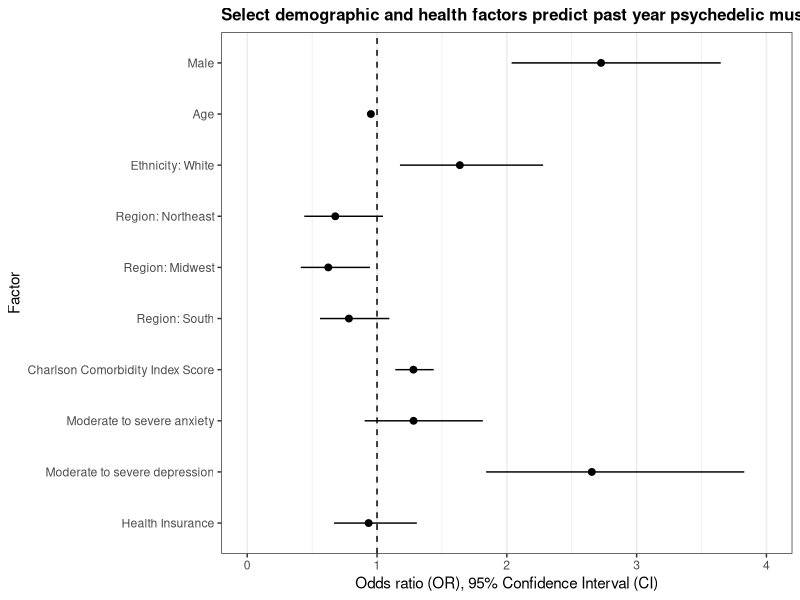
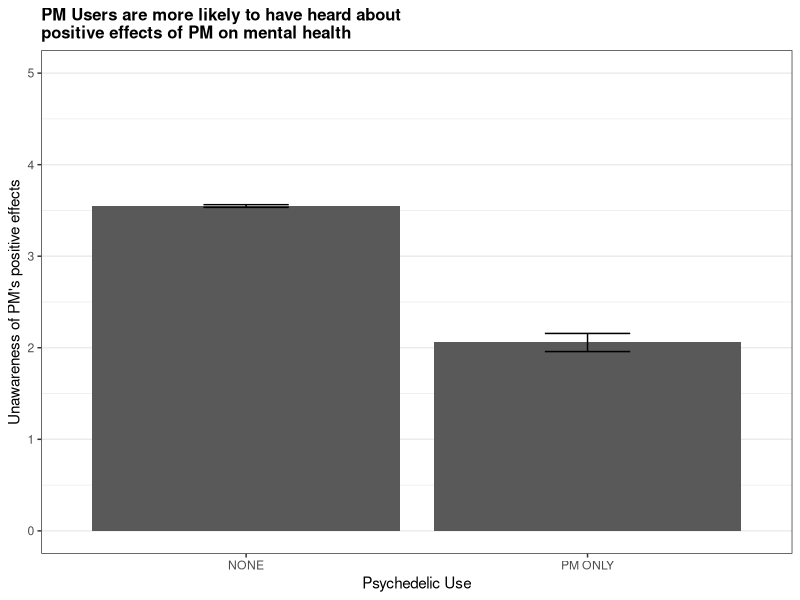
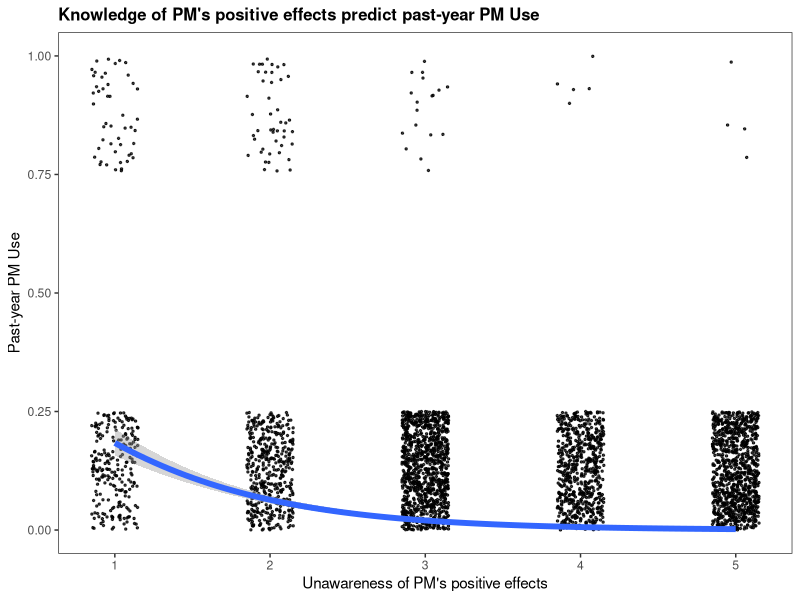
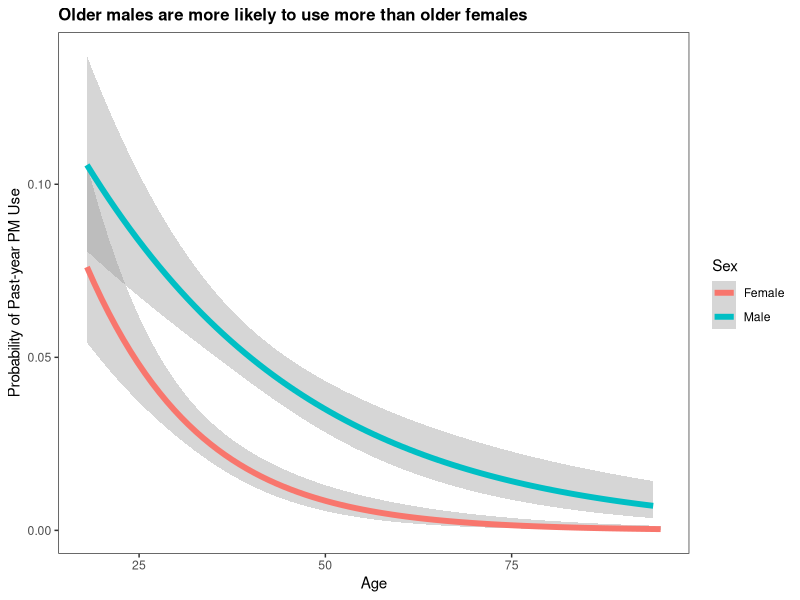
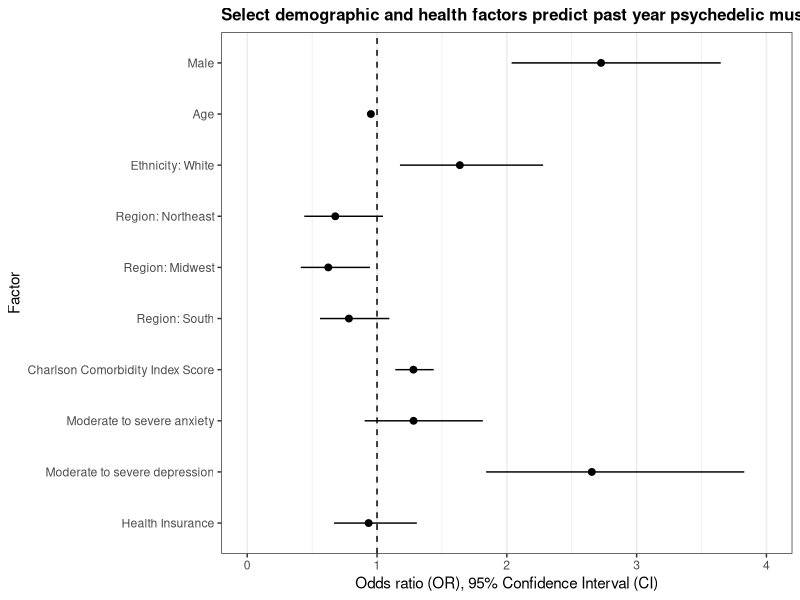
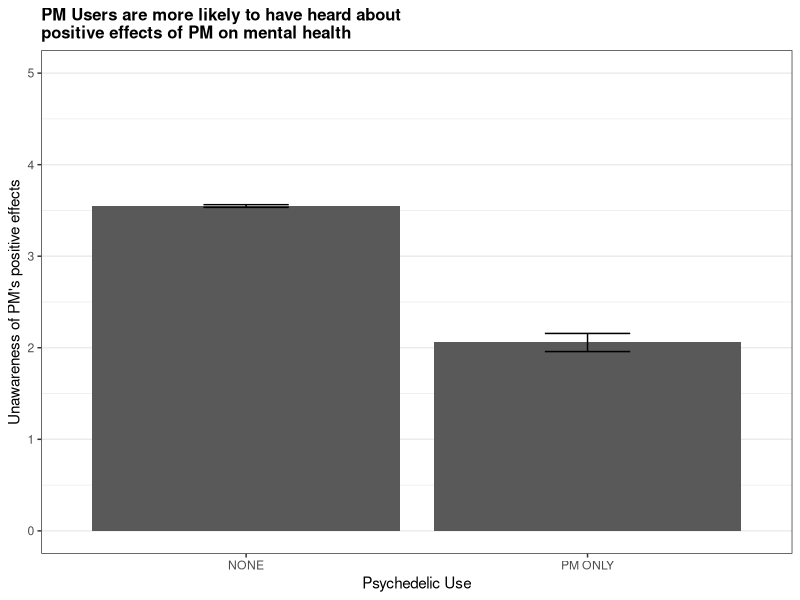
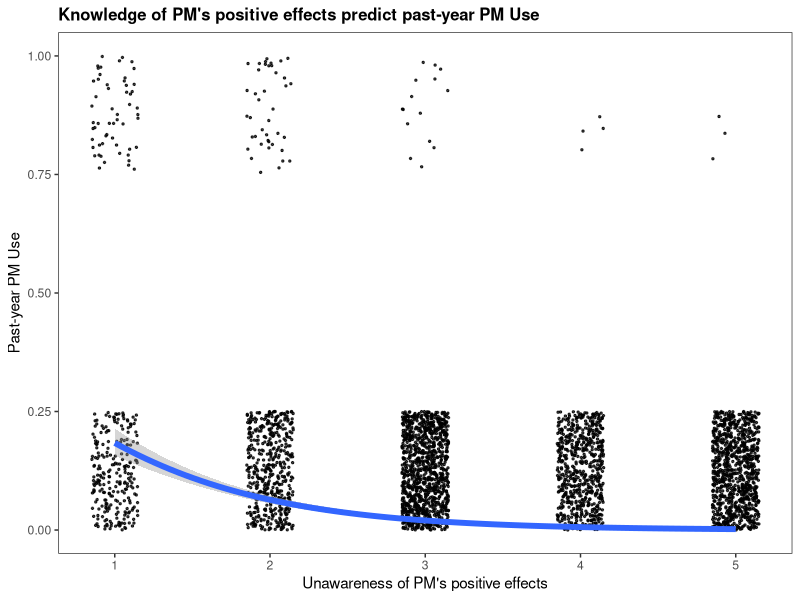
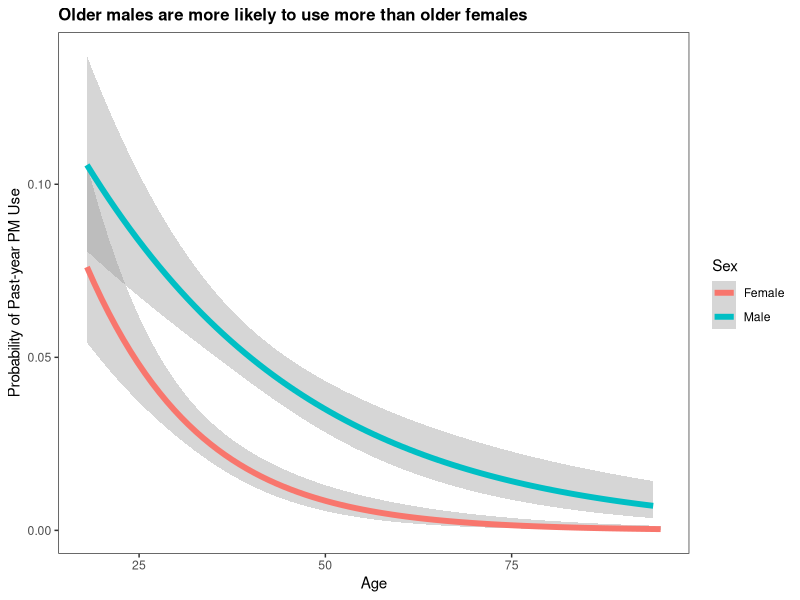

Write R code to recreate these figures, in order.
## ---- chunk 1
knitr::opts_chunk$set(echo = TRUE)
## ---- chunk 2
library(tidyverse)
## ---- chunk 3
PM = read.csv('data/external/AHRI_DATASET_PM_MANUSCRIPT_DATA.csv')
## ---- chunk 4
PM_cleaned = PM %>%
  select(
    CASEID_7139, 
    SEX, 
    AGE, 
    ETHNICITY, 
    HLS_YN,
    REGION, 
    CCI_SCORE, 
    GAD7_GE10, 
    PHQ9_GE10, 
    INSURANCE, 
    PM1_GEN_HEALTH, 
    PM1_DIAG_CONDITION, 
    PM1_UNDIAG_CONCERN,
    PSY1_POSITIVE_USE,
    PM_USE_ONLY_YN,
    PM_VS_PSY_YN,
    DATA_WEIGHT
    )
## ---- chunk 5
## pool all past-year PM columns together
PM_cleaned = PM_cleaned %>%
  mutate(
    PM_12M = PM1_GEN_HEALTH + PM1_UNDIAG_CONCERN + PM1_DIAG_CONDITION
    )

# calculate boolean for PM_12M
PM_cleaned$PM_12M = PM_cleaned$PM_12M %>%
  recode(`-297` = 0, `0` = 0, `1` = 1, `2` = 1, `3` = 1)
## ---- chunk 6
## refactor columns
PM_cleaned$SEX = PM_cleaned$SEX %>%
  recode_factor(., `0` = 'Female', `1` = 'Male')

PM_cleaned$ETHNICITY = PM_cleaned$ETHNICITY %>%
  recode_factor(., `1` = 'Other', `2` = 'White', `3` = 'Other')

PM_cleaned$HLS_YN = PM_cleaned$HLS_YN %>%
  recode_factor(., `0` = 'None-Hispanic', `1` = 'Hispanic')

PM_cleaned$REGION = PM_cleaned$REGION %>%
  recode_factor(.,  `4` = 'West',  `1` = 'Northeast', `2` = 'Midwest', `3` = 'South')
## ---- chunk 7
## modified helper from 
## https://rdrr.io/github/eringrand/RUncommon/src/R/logistic.regression.or.ci.R
logistic.regression.or.ci <- function(regress.out, level = 0.95) {
  usual.output <- summary(regress.out)
  z.quantile <- stats::qnorm(1 - (1 - level) / 2)
  number.vars <- length(regress.out$coefficients)
  OR <- exp(regress.out$coefficients[-1])
  temp.store.result <- matrix(rep(NA, number.vars * 2), nrow = number.vars)
  for (i in 1:number.vars) {
    temp.store.result[i, ] <- summary(regress.out)$coefficients[i] +
      c(-1, 1) * z.quantile * summary(regress.out)$coefficients[i + number.vars]
  }
  intercept.ci <- temp.store.result[1, ]
  slopes.ci <- temp.store.result[-1, ]
  OR.ci <- exp(slopes.ci)
  
  output <- list(
    regression.table = usual.output, intercept.ci = intercept.ci,
    slopes.ci = slopes.ci, OR = OR, OR.ci = OR.ci
  )
  return(output)
}
## ---- chunk 8
empty_model = glm(PM_12M ~ NULL, data = PM_cleaned, family = binomial)
empty_model_results = logistic.regression.or.ci(empty_model)
empty_model_results
## ---- chunk 9
full_model = glm(PM_12M ~ SEX + AGE + ETHNICITY + REGION + CCI_SCORE + GAD7_GE10 + PHQ9_GE10 + INSURANCE, data = PM_cleaned, family = binomial)
full_model_results = logistic.regression.or.ci(full_model)
full_model_results
## ---- chunk 10
## grab OR into a dataframe
figure1df = data.frame(full_model_results$OR)
figure1df = cbind(Factor = rownames(figure1df), figure1df)
rownames(figure1df) = 1:nrow(figure1df)

## grab OR CI
figure1df$or.cimin = full_model_results$OR.ci[,1]
figure1df$or.cimax = full_model_results$OR.ci[,2]

## Recode some factor names
figure1df$Factor = figure1df %>%
  pull(Factor) %>%
  recode_factor(
    `SEXMale` = "Male",
    `AGE` = "Age",
    `ETHNICITYWhite` = "Ethnicity: White",
    `REGIONNortheast` = "Region: Northeast",
    `REGIONMidwest` = "Region: Midwest",
    `REGIONSouth` = "Region: South",
    `CCI_SCORE` = "Charlson Comorbidity Index Score",
    `GAD7_GE10` = "Moderate to severe anxiety",
    `PHQ9_GE10` = "Moderate to severe depression",
    `INSURANCE` = "Health Insurance"
    )

## try plotting
ggplot(data = figure1df, aes(x = full_model_results.OR, y = Factor, xmin = or.cimin, xmax = or.cimax)) +
  geom_linerange() + 
  geom_point(size = 2) +
  theme_bw() +
  scale_y_discrete(limits=rev) + 
  geom_vline(aes(xintercept = 1), linetype = 'dashed') + 
  labs(
    title = 'Select demographic and health factors predict past year psychedelic mushroom use',
    x = 'Odds ratio (OR), 95% Confidence Interval (CI)',
    color = 'OR'
  ) +
  xlim(0, 4) + 
  theme(
    plot.title = element_text(size=12,face = "bold"),
    panel.grid.major.y = element_blank(),
    panel.grid.minor.y = element_blank()
  ) +
  guides(fill=guide_legend(title="New Legend Title"))

ggsave(filename = 'f1rep.pdf', width = 9, height = 4, dpi = 300)
## ---- chunk 11
PM_cleaned_PMvsNonPsy = PM_cleaned %>%
  ## leave only pm use only and non-psyc
  filter(PM_USE_ONLY_YN == 1 | PM_VS_PSY_YN == -99)

## make PM_USE_ONLY_YN factor
PM_cleaned_PMvsNonPsy$PM_USE_ONLY_YN = PM_cleaned_PMvsNonPsy$PM_USE_ONLY_YN %>%
  recode_factor(`0` = 'NONE', `1` = 'PM ONLY')
## ---- chunk 12
PMUser_model = lm(PSY1_POSITIVE_USE ~ PM_USE_ONLY_YN, data = PM_cleaned_PMvsNonPsy, weights = DATA_WEIGHT)
## ---- chunk 13
summary(PMUser_model)
## ---- chunk 14
anova(PMUser_model)
## ---- chunk 15
PM_cleaned_PMvsNonPsy %>%
  ggplot(mapping = aes(x= PM_USE_ONLY_YN, y = PSY1_POSITIVE_USE, weight = DATA_WEIGHT)) +
  stat_summary(geom = 'bar') +
  stat_summary(geom = 'errorbar', width = 0.25) +
  theme_bw() +
  theme(
    plot.title = element_text(size=12,face = "bold"),
    panel.grid.major.x = element_blank(),
    panel.grid.minor.x = element_blank()
  )+
  labs(
    title = 'PM Users are more likely to have heard about \npositive effects of PM on mental health',
    x = 'Psychedelic Use',
    y = "Unawareness of PM's positive effects",
    color = 'OR'
  ) +
  ylim(0, 5)

ggsave(filename = 'f2rep.pdf', width = 4, height = 4, dpi = 300)
## ---- chunk 16
knowledge_model = glm(PM_12M ~ PSY1_POSITIVE_USE, data = PM_cleaned, family = binomial)
knowledge_model_results = logistic.regression.or.ci(knowledge_model)
knowledge_model_results
## ---- chunk 17
PM_cleaned %>%
  ggplot(mapping = aes(x = PSY1_POSITIVE_USE, y = PM_12M)) +
  geom_jitter(size = 0.5, height = 0.25, width = 0.15, alpha = 0.75) +
  stat_smooth(method="glm", method.args = list(family=binomial), size = 2) +
  labs(
    title = "Knowledge of PM's positive effects predict past-year PM Use",
    x = "Unawareness of PM's positive effects",
    y = 'Past-year PM Use'
  ) +
  theme_bw() +
  theme(
    plot.title = element_text(size=12,face = "bold"),
    panel.grid.major.x = element_blank(),
    panel.grid.minor.x = element_blank(),
    panel.grid.major.y = element_blank(),
    panel.grid.minor.y = element_blank()
  ) +
  ylim(0, 1)
  
ggsave(filename = 'f3rep.pdf', width = 6, height = 4, dpi = 300)
## ---- chunk 18
health_interaction_model = glm(PM_12M ~ SEX + AGE + ETHNICITY + REGION + CCI_SCORE + (GAD7_GE10 * PHQ9_GE10) + INSURANCE, data = PM_cleaned, family = binomial)
health_interaction_model_results = logistic.regression.or.ci(health_interaction_model)
health_interaction_model_results
## ---- chunk 19
demographic_interaction_model = glm(PM_12M ~ (SEX * AGE) + ETHNICITY + REGION + CCI_SCORE + GAD7_GE10 + PHQ9_GE10 + INSURANCE, data = PM_cleaned, family = binomial)
demographic_interaction_model_results = logistic.regression.or.ci(demographic_interaction_model)
demographic_interaction_model_results
## ---- chunk 20
PM_cleaned %>%
  ggplot(mapping = aes(x = AGE, y = PM_12M, color = SEX)) +
  #geom_jitter(size = 0.5, height = 0.25, width = 0.15, alpha = 0.75) +
  stat_smooth(method="glm", method.args = list(family=binomial), size = 2) +
  labs(
    title = "Older males are more likely to use more than older females",
    x = "Age",
    y = 'Probability of Past-year PM Use',
    color = "Sex"
  ) +
  theme_bw() +
  theme(
    plot.title = element_text(size=12,face = "bold"),
    panel.grid.major.x = element_blank(),
    panel.grid.minor.x = element_blank(),
    panel.grid.major.y = element_blank(),
    panel.grid.minor.y = element_blank()
  )

ggsave(filename = 'f4nov.pdf', width = 6, height = 4, dpi = 300)
